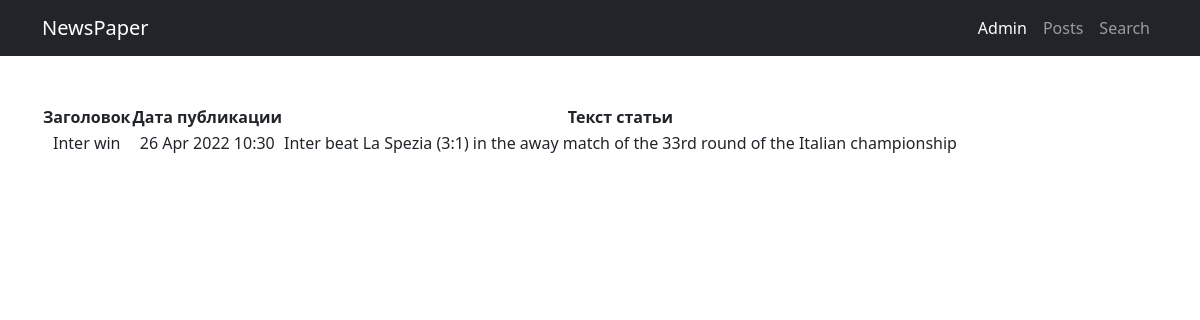
/1/, run on the app's committed database.
### newapp/models.py (models this page shows, shortened)
class Post(models.Model):
    NEWS = 'NW'
    ARTICLE = 'AT'
    TYPE_POST_CHOICES = [(NEWS, 'Новости'), (ARTICLE, 'Статья'),]
    post_type = models.CharField("Тип", max_length=2, choices=TYPE_POST_CHOICES, default=NEWS)
    post_author = models.ForeignKey(Author, on_delete=models.CASCADE, verbose_name="Имя автора")
    post_date_time = models.DateTimeField("Дата публикации (ГГГГ-ММ-ДД)", auto_now_add=True)
    post_category = models.ManyToManyField(Category, through='PostCategory', verbose_name="Категория")
    post_title = models.CharField("Заголовок", max_length=100)
    post_text = models.TextField("Текст")
    post_rating = models.IntegerField(default=0)

### newapp/views.py (the view)
# urls.py: path('<int:pk>/', PostDetailView.as_view(), name='post_detail'), # Ссылка на детали поста
class PostDetailView(DetailView):
    template_name = 'newapp/post_detail.html'
    queryset = Post.objects.all()

### newapp/templatetags/custom_filters.py (called while the page is built)
@register.filter(name='censor')
def censor(value, arg):
    list_bad_words = ['черт', 'блин', 'капец', 'дерьмо']
    value_edited = value
    value_final = ''
    for word in list_bad_words:
        value_edited = value_edited.lower()
        value_temp = value_edited.replace(word, arg * len(word))
        value_edited = value_temp
    for i in range(0, len(value)):
        if (value[i] != value_edited[i]) & (value_edited[i].isalpha()):
            temp = value_edited[i].upper()
            value_final += temp
        else:
            value_final += value_edited[i]
    return value_final

### templates/newapp/post_detail.html (shortened to what this page needs)
{% extends 'default.html' %}
{% load custom_filters %}
{% block content %}
<table>
    <thead>
        <th>
            Заголовок
        </th>
        <th>
            Дата публикации
        </th>
        <th>
            Текст статьи
        </th>
    </thead>
    <tr>
        <td>
            {{ post.post_title|censor:'*' }}
        </td>
        <td>
            {{ post.post_date_time|date:'d M Y H:i' }}
        </td>
        <td>
            {{ post.post_text|censor:'*' }}
        </td>
    </tr>
</table>
{% endblock content %}

### data on the page
Post: post_title|censor "Inter win", post_date_time "26 Apr 2022 10:30", post_text|censor "Inter beat La Spezia (3:1) in the away match of the 33rd round of the Italian championship"
